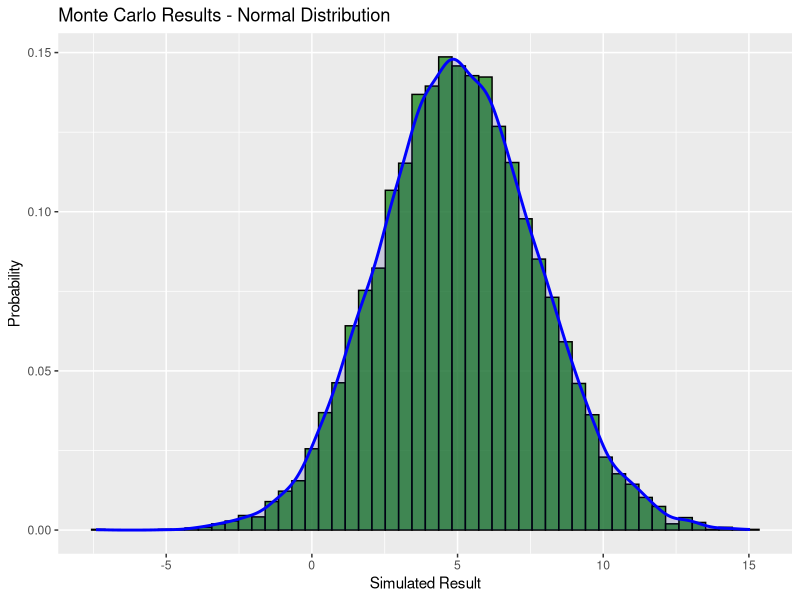
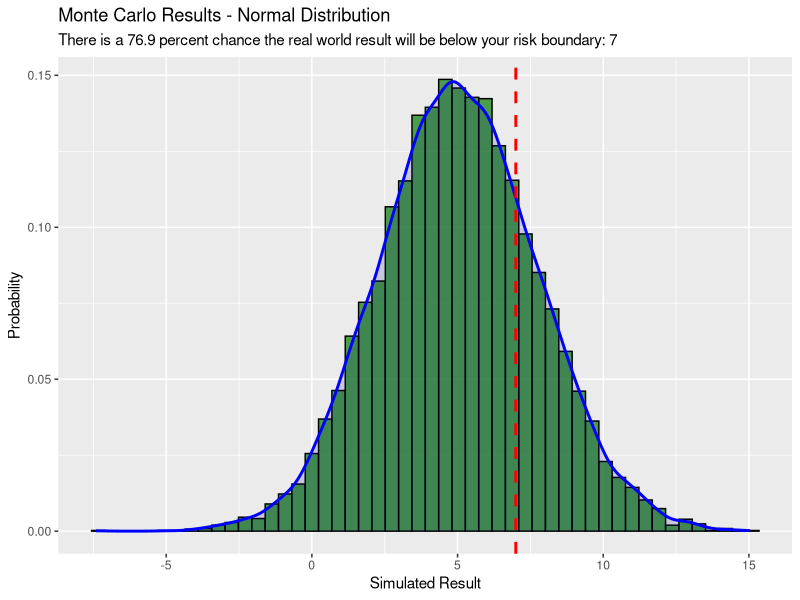

These figures' R source, in order:
## ---- chunk 1
middle <- 5
minimum <- 1
maximum <- 10
## ---- chunk 2
trials <- 10000
confidence <- 90
## ---- chunk 3
MCTable <- as.data.frame(matrix(0, ncol = 1, nrow = trials))
names(MCTable) <- c("results")
i <- 1
zscore <- qnorm((1 - (confidence/100))/2, lower.tail = FALSE) * 2
while (i <= trials) {
  MCTable[i,1] <- qnorm(runif(1), middle, (maximum - minimum)/zscore)
  i <- i + 1
}
## ---- chunk 4
library(ggplot2)
MCHistogram <- ggplot(data = MCTable, aes(MCTable$results)) + 
  geom_histogram(aes(y = stat(density)),
                 col = "black",
                 fill = "forestgreen",
                 alpha = .8,
                 bins = 50) +
  geom_density(col = "blue",
               lwd = 1,
               fill = "navyblue",
               alpha = .15) +
  labs(title = "Monte Carlo Results - Normal Distribution",
       x = "Simulated Result",
       y = "Probability")
MCHistogram
## ---- chunk 5
riskBoundary <- 7
## ---- chunk 6
MCTable$belowRisk <- ifelse(MCTable$results < riskBoundary, 1, 0)
riskProbability <- as.double(mean(MCTable$belowRisk)) * 100
riskGraph <- MCHistogram +
  geom_vline(aes(xintercept = riskBoundary),
             color = "red", 
             linetype = "dashed", 
             size = 1) +
  labs(subtitle = paste("There is a", riskProbability, "percent chance the real world result will be below your risk boundary:", riskBoundary))
riskGraph
